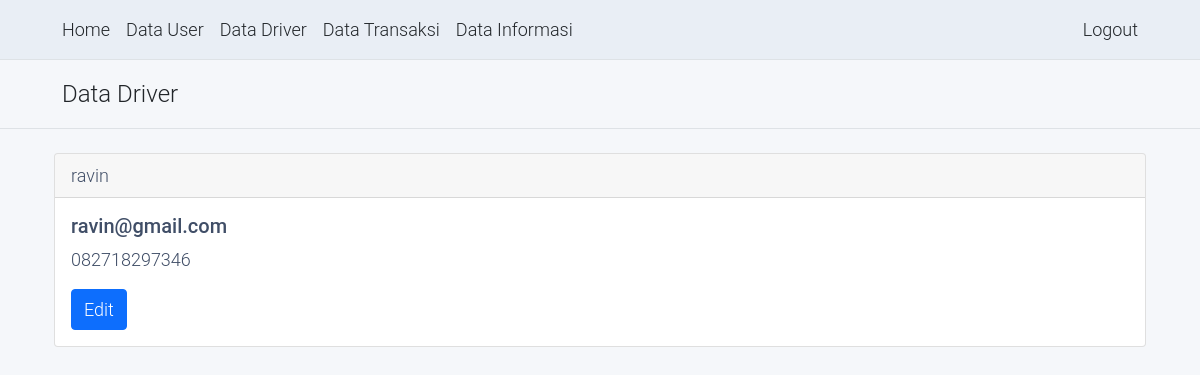
Before: /admin-driver.php (signed in) with the older database file.
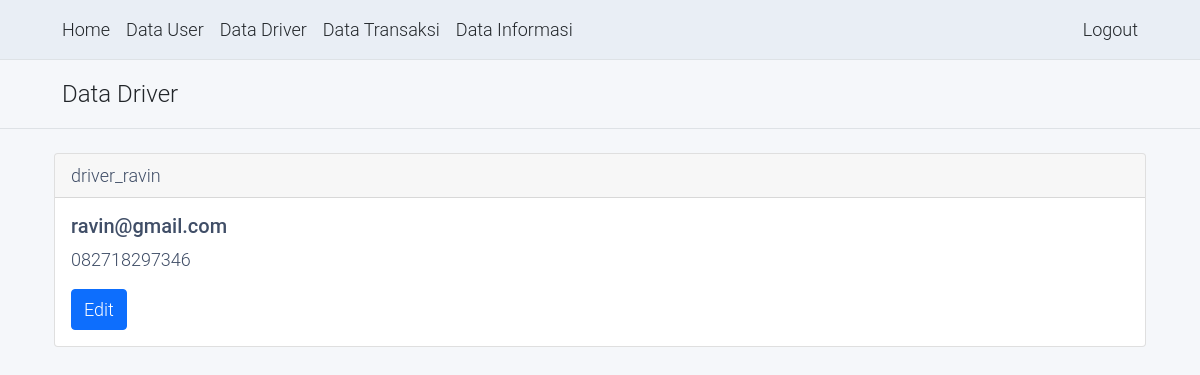
After: the same page with the newer database file.
### tables this page shows
CREATE TABLE `drivers` (
  `username` varchar(20) NOT NULL,
  `password` varchar(20) NOT NULL,
  `firstname` varchar(20) NOT NULL,
  `lastname` varchar(20) NOT NULL,
  `email` varchar(50) NOT NULL,
  `nohp` char(12) NOT NULL,
  `is_service` tinyint(1) NOT NULL
);

### services/authorization.php (called while the page is built, shortened)
<?php
$role = $_COOKIE['role'];

### services/admin/fetch_driver_service.php (called while the page is built)
<?php
require('./services/db_service.php');
try {
  $drivers = mysqli_query($conn, "select * from drivers");
} catch (\Throwable $th) {
  echo "<SCRIPT>alert('Drivers gagal di dapatkan');window.location='./index.php'</SCRIPT>";
  return;
}

### admin-driver.php (the view, shortened to what this page needs)
<?php
require('./components/header.php');
require('./services/admin/fetch_driver_service.php');
?>
<body>
  <?php
  require('./components/navigation.php');
  ?>
  <header class="py-3 mb-4 border-bottom">
    <div class="container">
      <a class="px-2 text-dark text-decoration-none">
        <span class="fs-4">Data Driver</span>
      </a>
    </div>
  </header>
  <div class="container px-4">
    <?php
    foreach ($drivers as $driver) {
      $username = $driver['username'];
      $email = $driver['email'];
      $nohp = $driver['nohp'];
      echo "
      <div class='card mb-2'>
        <div class='card-header'>
          $username
        </div>
        <div class='card-body'>
          <h5 class='card-title'>$email</h5>
          <p class='card-text'>$nohp</p>
          <a href='./admin-driver-edit.php?username=$username' class='btn btn-primary'>Edit</a>
        </div>
      </div>
      ";
    }
    ?>
  </div>
</body>
<?php
require('./components/footer.php');
?>

### components/header.php (shortened to what this page needs)
<!DOCTYPE html>
<html lang="en">
<head>
  <link rel="stylesheet" href="assets/css/bootstrap.css">
  <link rel="stylesheet" href="assets/css/home1.css">
  <link rel="stylesheet" href="assets/css/home2.css">
  <link rel="stylesheet" href="assets/css/home3.css">
  <link rel="stylesheet" href="assets/css/home4.css">
  <link rel="stylesheet" href="https://stackpath.bootstrapcdn.com/bootstrap/4.5.0/css/home1.css">
  <link rel="stylesheet" href="assets/css/home5.css">
</head>

### components/navigation.php (shortened to what this page needs)
<?php
require('./services/authorization.php');
?>
<nav class="py-2 bg-light border-bottom">
  <div class="container d-flex flex-wrap">
    <ul class="nav me-auto">
      <?php
      if ($role === 'users') {
        echo '
        <li class="nav-item">
            <a href="./" class="nav-link link-dark px-2 active">Home</a>
        </li>
        <li class="nav-item">
            <a href="./user-pesan.php" class="nav-link link-dark px-2">Pesan</a>
        </li>
        <li class="nav-item">
            <a href="./user-riwayat.php" class="nav-link link-dark px-2">Riwayat</a>
        </li>
        <li class="nav-item">
            <a href="./informasi.php" class="nav-link link-dark px-2">Informasi</a>
        </li>
        ';
      } else if ($role === 'admin') {
        echo '
        <li class="nav-item">
        <a href="./" class="nav-link link-dark px-2 active">Home</a>
        </li>
        <li class="nav-item">
            <a href="./admin-user.php" class="nav-link link-dark px-2">Data User</a>
            </li>
        <li class="nav-item">
        <a href="./admin-driver.php" class="nav-link link-dark px-2">Data Driver</a>
        </li>
        <li class="nav-item">
        <a href="./admin-transaksi.php" class="nav-link link-dark px-2">Data Transaksi</a>
        </li>
        <li class="nav-item">
            <a href="./admin-informasi.php" class="nav-link link-dark px-2">Data Informasi</a>
        </li>
        ';
      }
      ?>
    </ul>
    <ul class="nav">
      <?php
      if (!in_array($role, ['users', 'drivers', 'admin'])) {
        echo '
        <li class="nav-item">
            <a href="./login.php" class="nav-link link-dark px-2">Login</a>
        </li>
        <li class="dropdown">
            <a class="btn btn-secondary dropdown-toggle" href="#" role="button" data-bs-toggle="dropdown" aria-expanded="false">
                Sign Up
            </a>
            <ul class="dropdown-menu">
                <li><a class="dropdown-item" href="./user-register.php">User</a></li>
                <li><a class="dropdown-item" href="./driver-register.php">Driver</a></li>
            </ul>
        </li>
        ';
      } else if ($role === 'admin') {
        echo '
        <li class="nav-item">
            <a href="./services/logout_service.php" class="nav-link link-dark px-2">Logout</a>
        </li>
        ';
      } else if ($role === 'users') {
        echo '
        <li class="dropdown">
            <a class="btn btn-secondary dropdown-toggle" href="#" role="button" data-bs-toggle="dropdown" aria-expanded="false">
                Akun
            </a>
            <ul class="dropdown-menu">
                <li><a class="dropdown-item" href="./user-profile.php">Profil</a></li>
                <li><a class="dropdown-item" href="./services/logout_service.php">Logout</a></li>
            </ul>
        </li>
        ';
      }
      ?>
    </ul>
  </div>
</nav>

### components/footer.php
</html>

### assets/css/home2.css (style rules this page uses)
body, ul, li, p, a, label, input, div { font-family: 'Roboto', sans-serif; font-size: 18px !important; font-weight: 300 !important; }
.bg-light { background-color: #e9eef5 !important; }

### assets/css/home4.css (style rules this page uses)
body { color: #404E67; background: #F5F7FA; font-family: 'Open Sans', sans-serif; }

Changed rows visible on the page:
removed drivers: username "ravin", email "ravin@gmail.com", nohp "082718297346"
added drivers: username "driver_ravin", email "ravin@gmail.com", nohp "082718297346"
